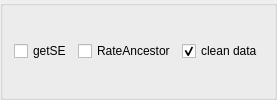
                   <widget class="QGroupBox" name="groupBox_25">
                    <property name="sizePolicy">
                     <sizepolicy hsizetype="Fixed" vsizetype="Preferred">
                      <horstretch>0</horstretch>
                      <verstretch>0</verstretch>
                     </sizepolicy>
                    </property>
                    <property name="title">
                     <string/>
                    </property>
                    <layout class="QGridLayout" name="gridLayout_37">
                     <item row="0" column="0">
                      <widget class="QCheckBox" name="checkBox_22">
                       <property name="sizePolicy">
                        <sizepolicy hsizetype="Fixed" vsizetype="Fixed">
                         <horstretch>0</horstretch>
                         <verstretch>0</verstretch>
                        </sizepolicy>
                       </property>
                       <property name="toolTip">
                        <string>Specifies whether we want estimates of the standard errors
of estimated parameters.</string>
                       </property>
                       <property name="text">
                        <string>getSE</string>
                       </property>
                      </widget>
                     </item>
                     <item row="0" column="1">
                      <widget class="QCheckBox" name="checkBox_23">
                       <property name="sizePolicy">
                        <sizepolicy hsizetype="Fixed" vsizetype="Fixed">
                         <horstretch>0</horstretch>
                         <verstretch>0</verstretch>
                        </sizepolicy>
                       </property>
                       <property name="toolTip">
                        <string>&lt;!DOCTYPE HTML PUBLIC &quot;-//W3C//DTD HTML 4.0//EN&quot; &quot;http://www.w3.org/TR/REC-html40/strict.dtd&quot;&gt;
&lt;html&gt;&lt;head&gt;&lt;meta name=&quot;qrichtext&quot; content=&quot;1&quot; /&gt;&lt;style type=&quot;text/css&quot;&gt;
p, li { white-space: pre-wrap; }
&lt;/style&gt;&lt;/head&gt;&lt;body style=&quot; font-weight:400; font-style:normal;&quot;&gt;
&lt;p style=&quot; margin-top:0px; margin-bottom:0px; margin-left:0px; margin-right:0px; -qt-block-indent:0; text-indent:0px;&quot;&gt;Being &lt;span style=&quot; font-weight:600;&quot;&gt;checked&lt;/span&gt; forces the program to do two additional analyses:&lt;/p&gt;
&lt;p style=&quot;-qt-paragraph-type:empty; margin-top:0px; margin-bottom:0px; margin-left:0px; margin-right:0px; -qt-block-indent:0; text-indent:0px;&quot;&gt;&lt;/p&gt;
&lt;p style=&quot; margin-top:0px; margin-bottom:0px; margin-left:0px; margin-right:0px; -qt-block-indent:0; text-indent:0px;&quot;&gt;1. under a model of variable rates across sites such as the gamma, forces the program to calculate rates for individual sites along the sequence (output in the file rates), using the empirical Bayes procedure (Yang and Wang 1995).&lt;/p&gt;
&lt;p style=&quot;-qt-paragraph-type:empty; margin-top:0px; margin-bottom:0px; margin-left:0px; margin-right:0px; -qt-block-indent:0; text-indent:0px;&quot;&gt;&lt;/p&gt;
&lt;p style=&quot; margin-top:0px; margin-bottom:0px; margin-left:0px; margin-right:0px; -qt-block-indent:0; text-indent:0px;&quot;&gt;2. forces the program to perform the empirical Bayesian reconstruction of ancestral sequences (Yang et al. 1995a; Koshi and Goldstein 1996; Yang 2006 pages 119-124).&lt;/p&gt;&lt;/body&gt;&lt;/html&gt;</string>
                       </property>
                       <property name="text">
                        <string>RateAncestor</string>
                       </property>
                       <property name="checked">
                        <bool>false</bool>
                       </property>
                      </widget>
                     </item>
                     <item row="0" column="2">
                      <widget class="QCheckBox" name="checkBox_25">
                       <property name="sizePolicy">
                        <sizepolicy hsizetype="Fixed" vsizetype="Fixed">
                         <horstretch>0</horstretch>
                         <verstretch>0</verstretch>
                        </sizepolicy>
                       </property>
                       <property name="toolTip">
                        <string>&lt;!DOCTYPE HTML PUBLIC &quot;-//W3C//DTD HTML 4.0//EN&quot; &quot;http://www.w3.org/TR/REC-html40/strict.dtd&quot;&gt;
&lt;html&gt;&lt;head&gt;&lt;meta name=&quot;qrichtext&quot; content=&quot;1&quot; /&gt;&lt;style type=&quot;text/css&quot;&gt;
p, li { white-space: pre-wrap; }
&lt;/style&gt;&lt;/head&gt;&lt;body style=&quot; font-weight:400; font-style:normal;&quot;&gt;
&lt;p style=&quot; margin-top:0px; margin-bottom:0px; margin-left:0px; margin-right:0px; -qt-block-indent:0; text-indent:0px;&quot;&gt;Being &lt;span style=&quot; font-weight:600;&quot;&gt;checked&lt;/span&gt; means sites involving ambiguity characters (undetermined nucleotides such as N, ?, W, R, Y, etc. anything other than the four nucleotides) or alignment gaps are removed from all sequences.&lt;/p&gt;&lt;/body&gt;&lt;/html&gt;</string>
                       </property>
                       <property name="text">
                        <string>clean data</string>
                       </property>
                       <property name="checked">
                        <bool>true</bool>
                       </property>
                      </widget>
                     </item>
                    </layout>
                   </widget>
